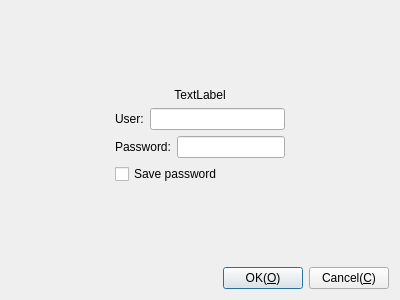
<?xml version="1.0" encoding="UTF-8"?>
<ui version="4.0">
 <class>CDlgGetPasswordTigerVNC</class>
 <widget class="QDialog" name="CDlgGetPasswordTigerVNC">
  <property name="geometry">
   <rect>
    <x>0</x>
    <y>0</y>
    <width>400</width>
    <height>300</height>
   </rect>
  </property>
  <property name="windowTitle">
   <string>Input password</string>
  </property>
  <layout class="QGridLayout" name="gridLayout">
   <item row="4" column="0">
    <layout class="QHBoxLayout" name="horizontalLayout">
     <item>
      <spacer name="horizontalSpacer_3">
       <property name="orientation">
        <enum>Qt::Horizontal</enum>
       </property>
       <property name="sizeHint" stdset="0">
        <size>
         <width>40</width>
         <height>20</height>
        </size>
       </property>
      </spacer>
     </item>
     <item>
      <widget class="QPushButton" name="pbOK">
       <property name="text">
        <string>OK(&amp;O)</string>
       </property>
      </widget>
     </item>
     <item>
      <widget class="QPushButton" name="pbCancel">
       <property name="text">
        <string>Cancel(&amp;C)</string>
       </property>
      </widget>
     </item>
    </layout>
   </item>
   <item row="0" column="0">
    <spacer name="verticalSpacer_2">
     <property name="orientation">
      <enum>Qt::Vertical</enum>
     </property>
     <property name="sizeHint" stdset="0">
      <size>
       <width>20</width>
       <height>75</height>
      </size>
     </property>
    </spacer>
   </item>
   <item row="3" column="0">
    <spacer name="verticalSpacer">
     <property name="orientation">
      <enum>Qt::Vertical</enum>
     </property>
     <property name="sizeHint" stdset="0">
      <size>
       <width>20</width>
       <height>73</height>
      </size>
     </property>
    </spacer>
   </item>
   <item row="2" column="0">
    <layout class="QHBoxLayout" name="horizontalLayout_5">
     <item>
      <spacer name="horizontalSpacer">
       <property name="orientation">
        <enum>Qt::Horizontal</enum>
       </property>
       <property name="sizeHint" stdset="0">
        <size>
         <width>82</width>
         <height>20</height>
        </size>
       </property>
      </spacer>
     </item>
     <item>
      <layout class="QVBoxLayout" name="verticalLayout">
       <item>
        <layout class="QHBoxLayout" name="horizontalLayout_3">
         <item>
          <widget class="QLabel" name="label_2">
           <property name="text">
            <string>User:</string>
           </property>
          </widget>
         </item>
         <item>
          <widget class="QLineEdit" name="leUser"/>
         </item>
        </layout>
       </item>
       <item>
        <layout class="QHBoxLayout" name="horizontalLayout_2">
         <item>
          <widget class="QLabel" name="label_3">
           <property name="text">
            <string>Password:</string>
           </property>
          </widget>
         </item>
         <item>
          <widget class="QLineEdit" name="lePassword">
           <property name="echoMode">
            <enum>QLineEdit::Password</enum>
           </property>
          </widget>
         </item>
        </layout>
       </item>
       <item>
        <widget class="QCheckBox" name="cbSavePassword">
         <property name="text">
          <string>Save password</string>
         </property>
        </widget>
       </item>
      </layout>
     </item>
     <item>
      <spacer name="horizontalSpacer_2">
       <property name="orientation">
        <enum>Qt::Horizontal</enum>
       </property>
       <property name="sizeHint" stdset="0">
        <size>
         <width>82</width>
         <height>20</height>
        </size>
       </property>
      </spacer>
     </item>
    </layout>
   </item>
   <item row="1" column="0">
    <widget class="QLabel" name="lbText">
     <property name="text">
      <string>TextLabel</string>
     </property>
     <property name="alignment">
      <set>Qt::AlignCenter</set>
     </property>
    </widget>
   </item>
  </layout>
 </widget>
 <resources/>
 <connections/>
</ui>
